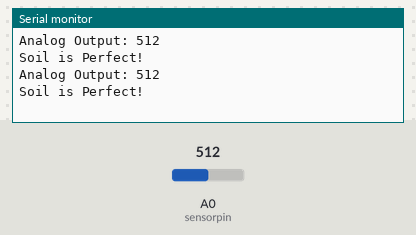
This sketch was run on a simulated Arduino Uno, built with avr-gcc and run on an emulated ATmega328P. Shown: the last lines printed to the serial monitor. The inputs (shaded band) are chosen by the test bench; at power-on: A0 (sensorpin) = 512.

Above: at 3.8 s.
3.9 s: A0 (sensorpin) set to 689
At 6.8 s:
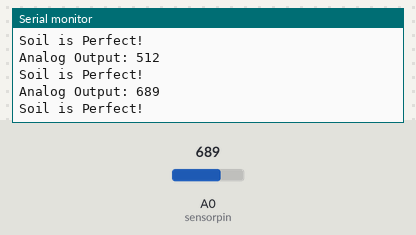
7.8 s: A0 (sensorpin) set to 713
At 10.3 s:
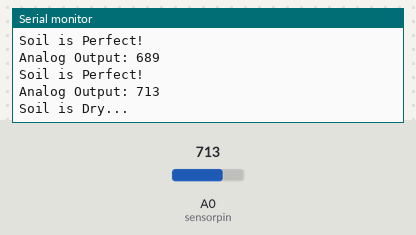
Timing chart, 0 to 11.8 s (numbered marks = the images above; inputs shaded):
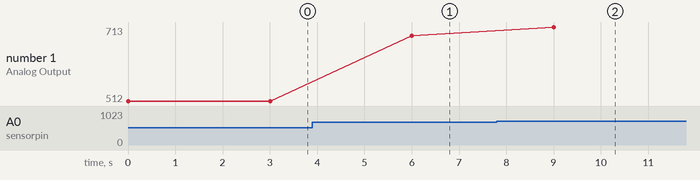

The sketch:

Analog.ino
```cpp
//# Analog Output
int sensorpin = A0;
int lowLimit = 100;
int highLimit = 700;
int read;

void setup() {
  pinMode(sensorpin, INPUT);
  digitalWrite(sensorpin, LOW);
  Serial.begin(9600);
}
void loop(){
  int moisture = analogRead(sensorpin);
  Serial.print("Analog Output: ");
  Serial.println(moisture);
  if (moisture < lowLimit){
    Serial.println("Soil is too Wet");

  }
  else if (moisture >= lowLimit && moisture < highLimit){
    Serial.println("Soil is Perfect!");
  }
  else {
    Serial.println("Soil is Dry...");
  }
  delay(3000);
  Serial.println();

}
```

Measured:
- the behaviour switches between 699 and 700 on A0 (sensorpin) (found by bisection; images 1 and 2)
- after the input at 3.9 s, the serial monitor: prints a new line after 2.1 s (image 1)
- after the input at 7.8 s, the serial monitor: prints a new line after 1.2 s (image 2)
- plotted number 1: 512 → 689 after the input at 3.9 s, 689 → 713 after the input at 7.8 s
